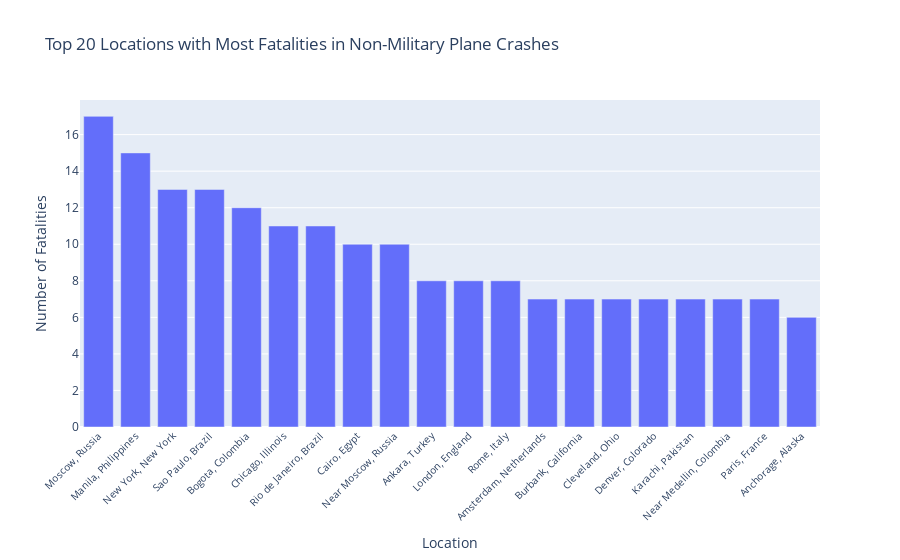

The notebook cell this image was saved under:
### Code cell
import plotly.express as px

fig = px.bar(not_military_fatal_by_loc, x='Location', y='Fatalities',
             title='Top 20 Locations with Most Fatalities in Non-Military Plane Crashes',
             labels={'Location': 'Location', 'Fatalities': 'Number of Fatalities'})

fig.update_layout(xaxis_title='Location', yaxis_title='Number of Fatalities', 
                  xaxis_tickangle=-45, xaxis_tickfont=dict(size=10),
                  yaxis=dict(title='Number of Fatalities'))

fig.show()

### Figure 1 — Plotly figure (JSON) as saved in the notebook; plotly's stock layout.template omitted (floating-point values rounded to 4 significant figures)
{"data": [{"alignmentgroup": "True", "hovertemplate": "Location=%{x}<br>Number of Fatalities=%{y}<extra></extra>", "legendgroup": "", "marker": {"color": "#636efa", "pattern": {"shape": ""}}, "name": "", "offsetgroup": "", "orientation": "v", "showlegend": false, "textposition": "auto", "type": "bar", "x": ["Moscow, Russia", "Manila, Philippines", "New York, New York", "Sao Paulo, Brazil", "Bogota, Colombia", "Chicago, Illinois", "Rio de Janeiro, Brazil", "Cairo, Egypt", "Near Moscow, Russia", "Ankara, Turkey", "London, England", "Rome, Italy", "Amsterdam, Netherlands", "Burbank, California", "Cleveland, Ohio", "Denver, Colorado", "Karachi, Pakistan", "Near Medellin, Colombia", "Paris, France", "Anchorage, Alaska"], "xaxis": "x", "y": [17, 15, 13, 13, 12, 11, 11, 10, 10, 8, 8, 8, 7, 7, 7, 7, 7, 7, 7, 6], "yaxis": "y"}], "layout": {"barmode": "relative", "legend": {"tracegroupgap": 0}, "title": {"text": "Top 20 Locations with Most Fatalities in Non-Military Plane Crashes"}, "xaxis": {"anchor": "y", "domain": [0, 1], "tickangle": -45, "tickfont": {"size": 10}, "title": {"text": "Location"}}, "yaxis": {"anchor": "x", "domain": [0, 1], "title": {"text": "Number of Fatalities"}}}}
